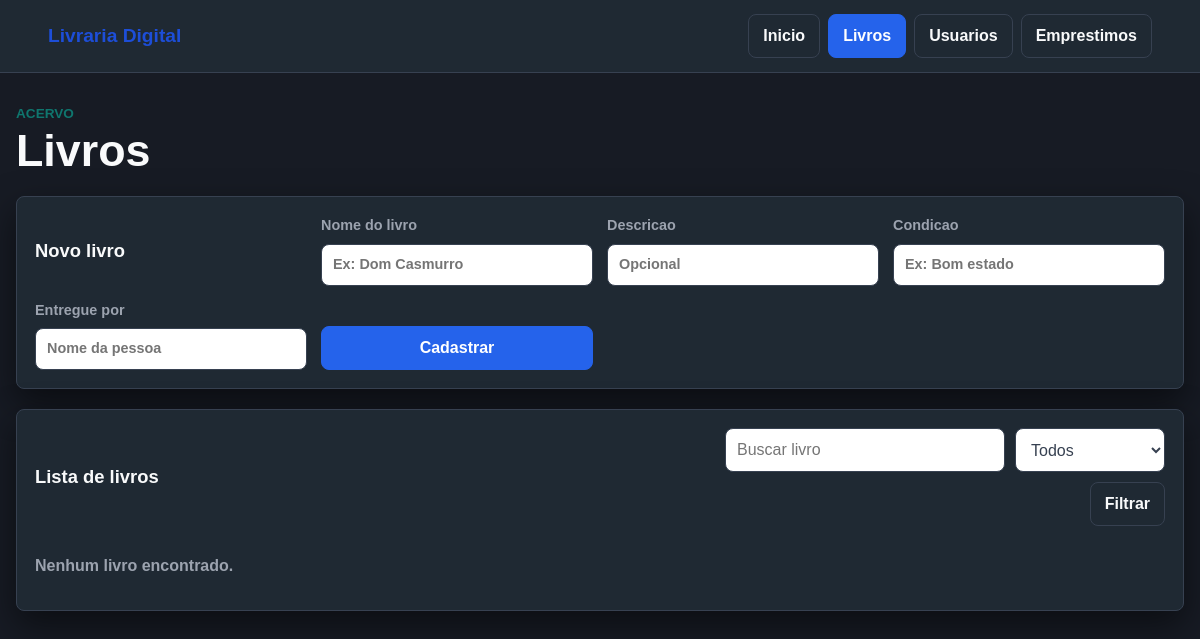
The page /livros on the database as committed earlier.
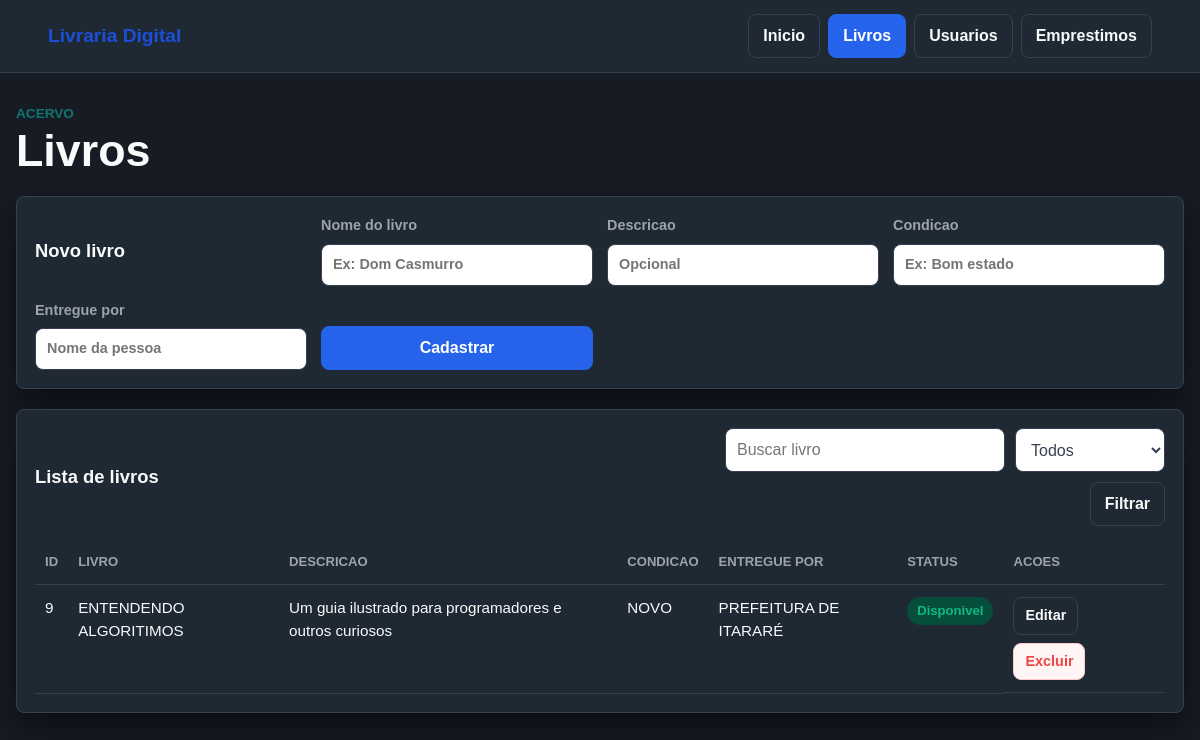
The same page on the database as committed later.
### tables this page shows
CREATE TABLE livros (
        id INTEGER PRIMARY KEY AUTOINCREMENT,
        nome_livro TEXT,
        descricao TEXT,
        estado_livro TEXT,
        entregue_por TEXT,
        status INTEGER DEFAULT 1
    );

### app.py (the view, shortened to what this page needs)
@app.route("/livros", methods=["GET", "POST"])
def livros():
    busca = request.args.get("busca", "").strip()
    filtro = request.args.get("status", "todos")
    parametros = []
    sql = "SELECT * FROM livros WHERE 1 = 1"
    if busca:
        sql += " AND (nome_livro LIKE ? OR descricao LIKE ? OR entregue_por LIKE ?)"
        termo = f"%{busca}%"
        parametros.extend([termo, termo, termo])
    if filtro == "disponiveis":
        sql += " AND status = 1"
    elif filtro == "emprestados":
        sql += " AND status = 0"
    sql += " ORDER BY nome_livro ASC"
    lista_livros = consultar(sql, parametros)
    return render_template("livros.html", livros=lista_livros, busca=busca, filtro=filtro)

### Banco/db_config.py (called while the page is built)
def conectar():
    return sqlite3.connect(str(CAMINHO_BANCO))

### app.py (called while the page is built)
def consultar(sql, parametros=(), unico=False):
    conexao = conectar()
    conexao.row_factory = sqlite3.Row
    cursor = conexao.cursor()
    cursor.execute(sql, parametros)
    resultado = cursor.fetchone() if unico else cursor.fetchall()
    conexao.close()
    return resultado

@app.context_processor
def utilidades_templates():
    return {
        "rotulo_status_livro": lambda status: "Disponivel" if status == 1 else "Emprestado",
        "classe_status_livro": lambda status: "ok" if status == 1 else "alerta",
    }

### templates/livros.html (shortened to what this page needs)
{% extends "base.html" %}
{% block content %}
<section class="page-heading">
    <div>
        <span class="eyebrow">Acervo</span>
        <h1>Livros</h1>
    </div>
</section>
<section class="form-band">
    <form method="post" class="grid-form">
        <h2>Novo livro</h2>
        <label>
            Nome do livro
            <input type="text" name="nome_livro" placeholder="Ex: Dom Casmurro" required>
        </label>
        <label>
            Descricao
            <input type="text" name="descricao" placeholder="Opcional">
        </label>
        <label>
            Condicao
            <input type="text" name="estado_livro" placeholder="Ex: Bom estado">
        </label>
        <label>
            Entregue por
            <input type="text" name="entregue_por" placeholder="Nome da pessoa" required>
        </label>
        <button class="button primary" type="submit">Cadastrar</button>
    </form>
</section>
<section class="panel">
    <div class="section-title">
        <h2>Lista de livros</h2>
        <form class="filters" method="get">
            <input type="search" name="busca" placeholder="Buscar livro" value="{{ busca }}">
            <select name="status">
                <option value="todos" {% if filtro == 'todos' %}selected{% endif %}>Todos</option>
            </select>
            <button class="button" type="submit">Filtrar</button>
        </form>
    </div>
    {% if livros %}
        <div class="table-wrap">
            <table>
                <thead>
                    <tr>
                        <th>ID</th>
                        <th>Livro</th>
                        <th>Descricao</th>
                        <th>Condicao</th>
                        <th>Entregue por</th>
                        <th>Status</th>
                        <th>Acoes</th>
                    </tr>
                </thead>
                <tbody>
                    {% for livro in livros %}
                        <tr>
                            <td>{{ livro.id }}</td>
                            <td>{{ livro.nome_livro }}</td>
                            <td>{{ livro.descricao }}</td>
                            <td>{{ livro.estado_livro }}</td>
                            <td>{{ livro.entregue_por }}</td>
                            <td><span class="pill {{ classe_status_livro(livro.status) }}">{{ rotulo_status_livro(livro.status) }}</span></td>
                            <td class="row-actions">
                                <a class="button small" href="{{ url_for('editar_livro', id_livro=livro.id) }}">Editar</a>
                                <form method="post" action="{{ url_for('excluir_livro_web', id_livro=livro.id) }}">
                                    <button class="button danger small" type="submit">Excluir</button>
                                </form>
                            </td>
                        </tr>
                    {% endfor %}
                </tbody>
            </table>
        </div>
    {% else %}
        <p class="empty">Nenhum livro encontrado.</p>
    {% endif %}
</section>
{% endblock %}

### templates/base.html (shortened to what this page needs)
<!doctype html>
<html lang="pt-BR">
<head>
    <link rel="stylesheet" href="{{ url_for('static', filename='styles.css') }}">
</head>
<body>
    <header class="topbar">
        <a class="brand" href="{{ url_for('index') }}">Livraria Digital</a>
        <nav class="nav">
            <a class="{% if request.endpoint == 'index' %}active{% endif %}" href="{{ url_for('index') }}">Inicio</a>
            <a class="{% if request.endpoint in ['livros', 'editar_livro'] %}active{% endif %}" href="{{ url_for('livros') }}">Livros</a>
            <a class="{% if request.endpoint in ['usuarios', 'editar_usuario'] %}active{% endif %}" href="{{ url_for('usuarios') }}">Usuarios</a>
            <a class="{% if request.endpoint == 'emprestimos' %}active{% endif %}" href="{{ url_for('emprestimos') }}">Emprestimos</a>
        </nav>
    </header>
    <main class="shell">
        {% block content %}{% endblock %}
    </main>
</body>
</html>

### static/styles.css (style rules this page uses)
:root { --bg: #171b24; --surface: #1f2933; --surface-muted: #2d3748; --text: #f9fafb; --muted: #9ca3af; --line: #374151; --primary: #2563eb; --primary-dark: #1d4ed8; --accent: #0f766e; --accent-dark: #0b5f59; --danger: #ef4444; --warning-bg: #3b2f2f; --warning-text: #fbbf24; --success-bg: #064e3b; --success-text: #10b981; --shadow: 0 14px 35px rgba(0, 0, 0, 0.5); }
* { box-sizing: border-box; }
body { margin: 0; background: var(--bg); color: var(--text); font-family: Arial, Helvetica, sans-serif; line-height: 1.5; }
a { color: inherit; text-decoration: none; }
button, input, select { font: inherit; }
.topbar { position: sticky; top: 0; z-index: 10; display: flex; align-items: center; justify-content: space-between; gap: 18px; min-height: 72px; padding: 14px clamp(16px, 4vw, 56px); background: var(--surface); border-bottom: 1px solid var(--line); backdrop-filter: blur(10px); }
.brand { color: var(--primary-dark); font-size: 1.2rem; font-weight: 800; }
.nav { display: flex; flex-wrap: wrap; gap: 8px; justify-content: flex-end; }
.nav a, .button { display: inline-flex; align-items: center; justify-content: center; min-height: 40px; padding: 9px 14px; border: 1px solid var(--line); border-radius: 8px; background: var(--surface); color: var(--text); cursor: pointer; font-weight: 700; transition: background 0.18s ease, border-color 0.18s ease, color 0.18s ease, transform 0.18s ease; white-space: nowrap; }
.nav a.active, .button.primary { background: var(--primary); border-color: var(--primary); color: #ffffff; }
.button.danger { border-color: #fecaca; background: #fff5f5; color: var(--danger); }
.button.small { min-height: 34px; padding: 7px 11px; font-size: 0.9rem; }
.shell { width: min(1180px, calc(100% - 32px)); margin: 0 auto; padding: 28px 0 48px; }
.page-heading { display: flex; align-items: flex-end; justify-content: space-between; gap: 20px; margin-bottom: 22px; }
.page-heading h1 { margin: 2px 0 0; font-size: clamp(2rem, 2.8rem, 2.8rem); line-height: 1.05; }
.eyebrow { color: var(--accent); font-size: 0.85rem; font-weight: 800; text-transform: uppercase; }
.stat-card, .panel, .form-band { border: 1px solid var(--line); border-radius: 8px; background: var(--surface); box-shadow: var(--shadow); }
.panel { padding: 18px; }
.section-title { display: flex; align-items: center; justify-content: space-between; gap: 14px; margin-bottom: 14px; }
.section-title h2, .grid-form h2 { margin: 0; font-size: 1.15rem; }
.form-band { margin-bottom: 20px; padding: 18px; background: var(--surface) }
.grid-form { display: grid; grid-template-columns: repeat(4, minmax(150px, 1fr)); align-items: end; gap: 14px; }
.grid-form h2 { align-self: center; }
label { display: grid; gap: 7px; color: var(--muted); font-size: 0.9rem; font-weight: 800; }
input, select { width: 100%; min-height: 42px; padding: 9px 11px; border: 1px solid var(--line); border-radius: 8px; background: #ffffff; color: var(--line); }
.filters { display: flex; flex-wrap: wrap; gap: 10px; justify-content: flex-end; }
.filters input { width: min(280px, 100%); }
.filters select { width: 150px; }
.table-wrap { width: 100%; overflow-x: auto; }
table { width: 100%; min-width: 720px; border-collapse: collapse; }
th, td { padding: 12px 10px; border-bottom: 1px solid var(--line); text-align: left; vertical-align: top; }
th { color: var(--muted); font-size: 0.82rem; text-transform: uppercase; }
td { font-size: 0.95rem; }
.row-actions { display: flex; flex-wrap: wrap; gap: 8px; min-width: 150px; }
.row-actions form, td form { margin: 0; }
.pill { display: inline-flex; align-items: center; min-height: 28px; padding: 4px 10px; border-radius: 999px; font-size: 0.82rem; font-weight: 800; }
.pill.ok { background: var(--success-bg); color: var(--success-text); }

Rows that differ between the two databases and show on the page:
added livros: id "9", nome_livro "ENTENDENDO ALGORITIMOS", descricao "Um guia ilustrado para programadores e outros curiosos", estado_livro "NOVO", entregue_por "PREFEITURA DE ITARARÉ", status "Disponivel"
Other text that changed with them:
text no longer shown: "Nenhum livro encontrado."
text now shown: "ID LIVRO DESCRICAO CONDICAO ENTREGUE POR STATUS ACOES"
